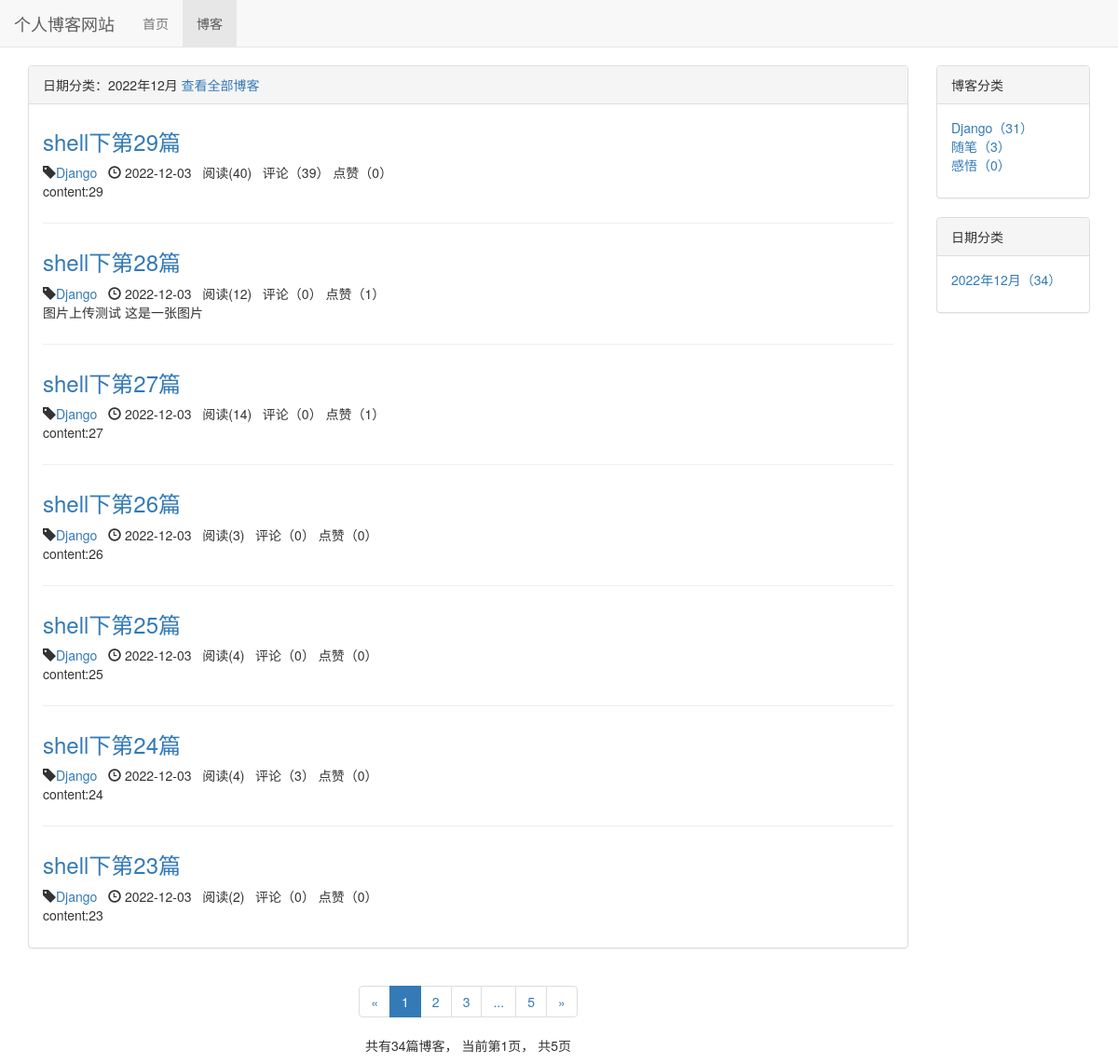
Screenshot of /blog/date/2022/12 with the database file from the repository.
### blog/models.py (models this page shows, shortened)
class Blog(models.Model, ReadNumExpandMethod):
    title = models.CharField(max_length=50)
    blog_type = models.ForeignKey(BlogType, on_delete=models.CASCADE)
    content = RichTextUploadingField()
    author = models.ForeignKey(User, on_delete=models.CASCADE)
    read_details = GenericRelation(ReadDetail)
    created_time = models.DateTimeField(auto_now_add=True)
    last_updated_time = models.DateTimeField(auto_now=True)
    """def get_read_num(self):
        try:
            return self.readnum.read_num
        except exceptions.ObjectDoesNotExist:
            return 0"""
    class Meta:
        ordering = ['-created_time']

class BlogType(models.Model):
    type_name = models.CharField(max_length=15)
    def __str__(self):
        return self.type_name

### read_statistics/models.py (models this page shows)
class ReadNum(models.Model):
    read_num = models.IntegerField(default=0)
    content_type = models.ForeignKey(ContentType, on_delete=models.CASCADE)
    object_id = models.PositiveIntegerField()
    content_object = GenericForeignKey('content_type', 'object_id')

### likes/models.py (models this page shows)
class LikeCount(models.Model):
    content_type = models.ForeignKey(ContentType, on_delete=models.CASCADE)
    object_id = models.PositiveIntegerField()
    content_object = GenericForeignKey('content_type', 'object_id')
    like_num = models.IntegerField(default=0)

### blog/views.py (the view)
# urls.py: path('date/<int:year>/<int:month>', views.blogs_with_date, name='blogs_with_date'),
def blogs_with_date(request, year, month):
    blogs_all_list = Blog.objects.filter(created_time__year=year, created_time__month=month)  # 获取所有blog
    context = get_blog_list_common_data(request, blogs_all_list)
    context['blogs_with_date'] = '%s年%s月'% (year, month)
    return render(request, 'blog/blogs_with_date.html', context)

### comment/templatetags/comment_tags.py (called while the page is built)
@register.simple_tag
def get_comment_count(obj):
    content_type = ContentType.objects.get_for_model(obj)
    return Comment.objects.filter(content_type=content_type, object_id=obj.pk).count()

### likes/templatetags/likes_tags.py (called while the page is built)
@register.simple_tag
def get_like_count(obj):
    content_type = ContentType.objects.get_for_model(obj)
    like_count, created = LikeCount.objects.get_or_create(content_type=content_type, object_id=obj.pk)
    return like_count.like_num

### read_statistics/models.py (called while the page is built)
    def get_read_num(self):
        try:
            ct = ContentType.objects.get_for_model(self)
            readnum = ReadNum.objects.get(content_type=ct, object_id=self.pk)
            return readnum.read_num
        except exceptions.ObjectDoesNotExist:
            return 0

### blog/templates/blog/blogs_with_date.html (shortened to what this page needs)
{% extends 'blog/blog_list.html' %}
{% block blog_list_title %}
    日期分类：{{ blogs_with_date }}
    <a href="{% url 'blog_list' %}">查看全部博客</a>
{% endblock%}

### blog/templates/blog/blog_list.html (shortened to what this page needs)
{% extends 'base.html' %}
{% block nav_blog_active %}active{%endblock%}
{% load staticfiles %}
{% load comment_tags%}
{% load likes_tags %}
{% block header_extends %}
    <link rel="stylesheet" href="{% static 'blog/blog.css' %}">
{% endblock %}
{% block content %}
<div class="container">
    <div class="row">
        <div class="col-xs-12 col-sm-8 col-md-9 col-lg-10">
            <div class="panel panel-default">
              <div class="panel-heading">{% block blog_list_title %}博客列表{% endblock %}</div>
              <div class="panel-body">
                  {% for blog in blogs %}
                  <div class="blog">
                      <h3><a href="{% url 'blog_detail' blog.pk %}">{{ blog.title }}</a></h3>
                      <p class="blog-info">
                          <span class="glyphicon glyphicon-tag"></span><a href="{% url
                          'blogs_with_type' blog.blog_type.pk %}">{{ blog.blog_type }}</a>&nbsp;&nbsp;
                          <span class="glyphicon glyphicon-time" ></span>
                          {{ blog.created_time|date:"Y-m-d" }}&nbsp;&nbsp;
                          阅读({{ blog.get_read_num }})&nbsp;&nbsp;
                          评论（{% get_comment_count blog %}）
                          点赞（{% get_like_count blog %}）
                      </p>
                      <p>{{ blog.content|striptags|truncatechars:120 }}</p>
                  </div>
                {% empty %}
                  <div class="blog">
                    <h3>暂无博客，敬请期待</h3>
                  </div>
                {% endfor %}
              </div>
            </div>
            <div class="paginator">
                  <ul class="pagination">
                      <li>
                        {% if page_of_blogs.has_previous %}
                            <a href="?page={{ page_of_blogs.previous_page_number }}" aria-label="Previous">
                                <span aria-hidden="true">&laquo;</span>
                            </a>
                        {% else %}
                            <span aria-hidden="true">&laquo;</span>
                        {% endif %}
                      </li>
                      {% for page_num in page_range %}
                        {% if page_num == page_of_blogs.number %}
                            <li class="active"><span>{{ page_num }}</span></li>
                        {% else %}
                            {% if page_num == '...' %}
                                <li><span>{{ page_num }}</span></li>
                            {% else %}
                                <li><a href="?page={{ page_num }}">{{ page_num }}</a></li>
                            {% endif %}
                        {% endif %}
                      {% endfor %}
                      <li>
                        {% if page_of_blogs.has_next %}
                            <a href="?page={{ page_of_blogs.next_page_number }}" aria-label="Next">
                                <span aria-hidden="true">&raquo;</span>
                            </a>
                        {% else %}
                            <span aria-hidden="true">&raquo;</span>
                        {% endif %}
                      </li>
                  </ul>
                  <p>
                      共有{{ page_of_blogs.paginator.count }}篇博客，
                      当前第{{ page_of_blogs.number }}页，
                      共{{ page_of_blogs.paginator.num_pages}}页
                  </p>
                </div>
        </div>
        <div class="hidden-xs col-sm-4 col-md-3 col-lg-2">
            <div class="panel panel-default">
              <div class="panel-heading">博客分类</div>
              <div class="panel-body">
                <ul class="blog-types">
                {% for blog_type in blog_types %}
                    <li>
                        <a href="{% url 'blogs_with_type' blog_type.pk %}">
                            {{ blog_type.type_name }}（{{blog_type.blog_count}}）
                        </a>
                    </li>
                {% empty %}
                    <li>暂无分类</li>
                {% endfor %}
                </ul>
              </div>
            </div>
            <div class="panel panel-default">
                <div class="panel-heading">日期分类</div>
                <div class="panel-body">
                    <ul class="blog-dates">
                        {% for blog_date,blog_count in blog_dates.items %}
                            <li>
                                <a href="{% url 'blogs_with_date' blog_date.year blog_date.month %}">
                                    {{blog_date|date:"Y年m月" }}（{{blog_count}}）
                                </a>
                            </li>
                        {% endfor %}
                    </ul>
                </div>
            </div>
        </div>
    </div>
</div>
{% endblock %}

### static/base.css (style rules this page uses)
* { margin: 0; padding: 0; }
body { margin-top: 70px!important; }

### blog/static/blog/blog.css (style rules this page uses)
ul.blog-types { list-style-type: none; }
ul.blog-dates { list-style-type: none; }
div.blog:not(:last-child) { margin-bottom: 2em; padding-bottom: 1em; border-bottom: 1px solid #eee; }
div.blog h3 { margin-top: 0.5em; }
div.blog p.blog-info { margin-bottom: 0; }
div.paginator { text-align: center; }

### rows the page displays
Blog: title "shell下第29篇", blog_type "Django", created_time "2022-12-03", get_read_num "40", id "39", id.like_num "0", content "content:29"
Blog: title "shell下第28篇", blog_type "Django", created_time "2022-12-03", get_read_num "12", id "0", id.like_num "1", content "图片上传测试 这是一张图片"
Blog: title "shell下第27篇", blog_type "Django", created_time "2022-12-03", get_read_num "14", id "0", id.like_num "1", content "content:27"
Blog: title "shell下第26篇", blog_type "Django", created_time "2022-12-03", get_read_num "3", id "0", id.like_num "0", content "content:26"
Blog: title "shell下第25篇", blog_type "Django", created_time "2022-12-03", get_read_num "4", id "0", id.like_num "0", content "content:25"
Blog: title "shell下第24篇", blog_type "Django", created_time "2022-12-03", get_read_num "4", id "3", id.like_num "0", content "content:24"
Blog: title "shell下第23篇", blog_type "Django", created_time "2022-12-03", get_read_num "2", id "0", id.like_num "0", content "content:23"
BlogType: type_name "Django", blog_count "31"
BlogType: type_name "随笔", blog_count "3"
BlogType: type_name "感悟", blog_count "0"

### other values shown
{{ blogs_with_date }} "2022年12月"
{{ page_num }} "1"
{{ page_num }} "2" "3" "5"
{{ page_num }} "..."
{{ page_of_blogs.paginator.count }} "34"
{{ page_of_blogs.number }} "1"
{{ page_of_blogs.paginator.num_pages }} "5"
{{ blog_date|date:"Y年m月" }} "2022年12月"
{{ blog_count }} "34"
